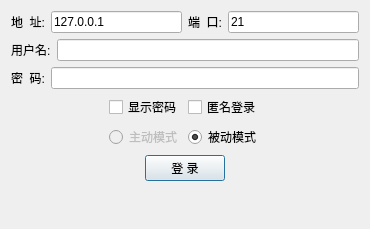
<?xml version="1.0" encoding="UTF-8"?>
<ui version="4.0">
 <class>DialogConnect</class>
 <widget class="QDialog" name="DialogConnect">
  <property name="geometry">
   <rect>
    <x>0</x>
    <y>0</y>
    <width>370</width>
    <height>229</height>
   </rect>
  </property>
  <property name="cursor">
   <cursorShape>ArrowCursor</cursorShape>
  </property>
  <property name="windowTitle">
   <string>连接</string>
  </property>
  <layout class="QVBoxLayout" name="verticalLayout">
   <item>
    <layout class="QHBoxLayout" name="horizontalLayout_4">
     <item>
      <widget class="QLabel" name="labelUser">
       <property name="text">
        <string>地  址:</string>
       </property>
      </widget>
     </item>
     <item>
      <widget class="QLineEdit" name="lineEditAddress">
       <property name="sizePolicy">
        <sizepolicy hsizetype="MinimumExpanding" vsizetype="Fixed">
         <horstretch>0</horstretch>
         <verstretch>0</verstretch>
        </sizepolicy>
       </property>
       <property name="text">
        <string>127.0.0.1</string>
       </property>
      </widget>
     </item>
     <item>
      <widget class="QLabel" name="labelPort">
       <property name="text">
        <string>端  口:</string>
       </property>
      </widget>
     </item>
     <item>
      <widget class="QLineEdit" name="lineEditPort">
       <property name="sizePolicy">
        <sizepolicy hsizetype="Expanding" vsizetype="Fixed">
         <horstretch>0</horstretch>
         <verstretch>0</verstretch>
        </sizepolicy>
       </property>
       <property name="text">
        <string>21</string>
       </property>
      </widget>
     </item>
    </layout>
   </item>
   <item>
    <layout class="QHBoxLayout" name="horizontalLayout_6">
     <item>
      <widget class="QLabel" name="label">
       <property name="text">
        <string>用户名:</string>
       </property>
      </widget>
     </item>
     <item>
      <widget class="QLineEdit" name="lineEditUser"/>
     </item>
    </layout>
   </item>
   <item>
    <layout class="QHBoxLayout" name="horizontalLayout_5">
     <item>
      <widget class="QLabel" name="labelPass">
       <property name="text">
        <string>密  码:</string>
       </property>
      </widget>
     </item>
     <item>
      <widget class="QLineEdit" name="lineEditPass">
       <property name="inputMask">
        <string/>
       </property>
       <property name="text">
        <string/>
       </property>
       <property name="echoMode">
        <enum>QLineEdit::Password</enum>
       </property>
      </widget>
     </item>
    </layout>
   </item>
   <item>
    <layout class="QHBoxLayout" name="horizontalLayout">
     <item>
      <spacer name="horizontalSpacer">
       <property name="orientation">
        <enum>Qt::Horizontal</enum>
       </property>
       <property name="sizeHint" stdset="0">
        <size>
         <width>40</width>
         <height>20</height>
        </size>
       </property>
      </spacer>
     </item>
     <item>
      <widget class="QCheckBox" name="checkBoxShowPass">
       <property name="text">
        <string>显示密码</string>
       </property>
      </widget>
     </item>
     <item>
      <widget class="QCheckBox" name="checkBoxAnonymous">
       <property name="text">
        <string>匿名登录</string>
       </property>
       <property name="checkable">
        <bool>true</bool>
       </property>
      </widget>
     </item>
     <item>
      <spacer name="horizontalSpacer_2">
       <property name="orientation">
        <enum>Qt::Horizontal</enum>
       </property>
       <property name="sizeHint" stdset="0">
        <size>
         <width>40</width>
         <height>20</height>
        </size>
       </property>
      </spacer>
     </item>
    </layout>
   </item>
   <item>
    <layout class="QHBoxLayout" name="horizontalLayout_2">
     <item>
      <spacer name="horizontalSpacer_3">
       <property name="orientation">
        <enum>Qt::Horizontal</enum>
       </property>
       <property name="sizeHint" stdset="0">
        <size>
         <width>40</width>
         <height>20</height>
        </size>
       </property>
      </spacer>
     </item>
     <item>
      <widget class="QRadioButton" name="radioButtonActiveMode">
       <property name="enabled">
        <bool>false</bool>
       </property>
       <property name="text">
        <string>主动模式</string>
       </property>
       <property name="checkable">
        <bool>true</bool>
       </property>
      </widget>
     </item>
     <item>
      <widget class="QRadioButton" name="radioButtonPassiveMode">
       <property name="text">
        <string>被动模式</string>
       </property>
       <property name="checked">
        <bool>true</bool>
       </property>
      </widget>
     </item>
     <item>
      <spacer name="horizontalSpacer_4">
       <property name="orientation">
        <enum>Qt::Horizontal</enum>
       </property>
       <property name="sizeHint" stdset="0">
        <size>
         <width>40</width>
         <height>20</height>
        </size>
       </property>
      </spacer>
     </item>
    </layout>
   </item>
   <item>
    <layout class="QHBoxLayout" name="horizontalLayout_3">
     <item>
      <spacer name="horizontalSpacer_5">
       <property name="orientation">
        <enum>Qt::Horizontal</enum>
       </property>
       <property name="sizeHint" stdset="0">
        <size>
         <width>40</width>
         <height>20</height>
        </size>
       </property>
      </spacer>
     </item>
     <item>
      <widget class="QPushButton" name="pushButtonLogin">
       <property name="text">
        <string>登 录</string>
       </property>
      </widget>
     </item>
     <item>
      <spacer name="horizontalSpacer_6">
       <property name="orientation">
        <enum>Qt::Horizontal</enum>
       </property>
       <property name="sizeHint" stdset="0">
        <size>
         <width>40</width>
         <height>20</height>
        </size>
       </property>
      </spacer>
     </item>
    </layout>
   </item>
   <item>
    <layout class="QHBoxLayout" name="horizontalLayout_7">
     <item>
      <spacer name="horizontalSpacer_7">
       <property name="orientation">
        <enum>Qt::Horizontal</enum>
       </property>
       <property name="sizeHint" stdset="0">
        <size>
         <width>40</width>
         <height>20</height>
        </size>
       </property>
      </spacer>
     </item>
     <item>
      <widget class="QLabel" name="labelMessage">
       <property name="text">
        <string/>
       </property>
      </widget>
     </item>
     <item>
      <spacer name="horizontalSpacer_8">
       <property name="orientation">
        <enum>Qt::Horizontal</enum>
       </property>
       <property name="sizeHint" stdset="0">
        <size>
         <width>40</width>
         <height>20</height>
        </size>
       </property>
      </spacer>
     </item>
    </layout>
   </item>
  </layout>
 </widget>
 <layoutdefault spacing="6" margin="11"/>
 <resources/>
 <connections/>
</ui>
